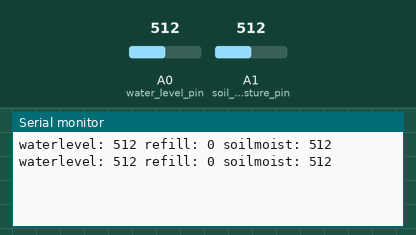
Bench run of a sketch on a simulated Arduino Uno, built with avr-gcc and run on an emulated ATmega328P. Parts: the last lines printed to the serial monitor. The test bench sets the inputs (shaded band); at power-on: A0 (water_level_pin) = 512, A1 (soil_moisture_pin) = 512.

Above: at 10.8 s.
10.9 s: A0 (water_level_pin) set to 716
At 20.5 s:
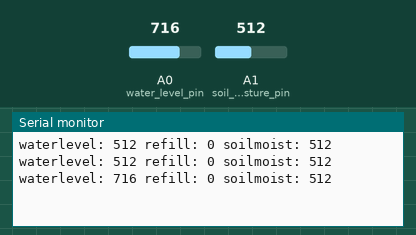
20.9 s: A1 (soil_moisture_pin) set to 716
At 30.5 s:
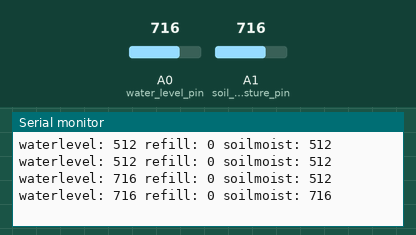
30.9 s: A0 (water_level_pin) set to 900
At 40.6 s:
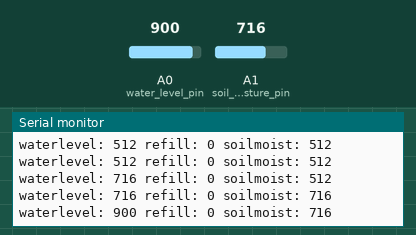
40.9 s: A1 (soil_moisture_pin) set to 900
At 50.6 s:
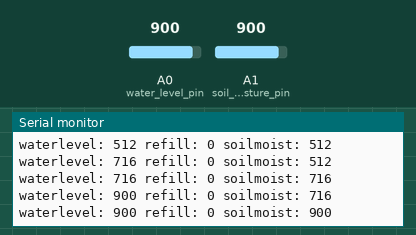
Timing chart, 0 to 51.9 s (numbered marks = the images above; inputs shaded):
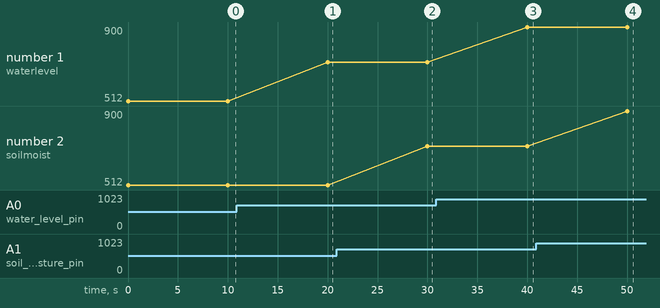

The sketch:

Planter_Arduino.ino
```cpp
int water_level_pin = A0;
int water_level_val = 0;
bool isRefillRequired = false;

int soil_moisture_pin = A1;
int soil_moist_val = 0;


String result = "";

void setup() {
  Serial.begin(9600);


}

void loop() {
  // retrieving values from sensors
  water_level_val = analogRead(water_level_pin);
  soil_moist_val = analogRead(soil_moisture_pin);

  // performing assessment
  if(water_level_val <= 280)
    isRefillRequired = true;
  else
    isRefillRequired = false;

  result = String("") + "waterlevel: " + water_level_val + " refill: " + isRefillRequired + " soilmoist: " + soil_moist_val;
  Serial.println(result);
  delay(10000);
}
```

Measured:
- after the input at 10.9 s, the serial monitor: prints a new line after 9.1 s (image 1)
- after the input at 20.9 s, the serial monitor: prints a new line after 9.1 s (image 2)
- after the input at 30.9 s, the serial monitor: prints a new line after 9.1 s (image 3)
- after the input at 40.9 s, the serial monitor: prints a new line after 9.1 s (image 4)
- plotted number 1: 512 → 716 after the input at 10.9 s, 716 → 900 after the input at 30.9 s
